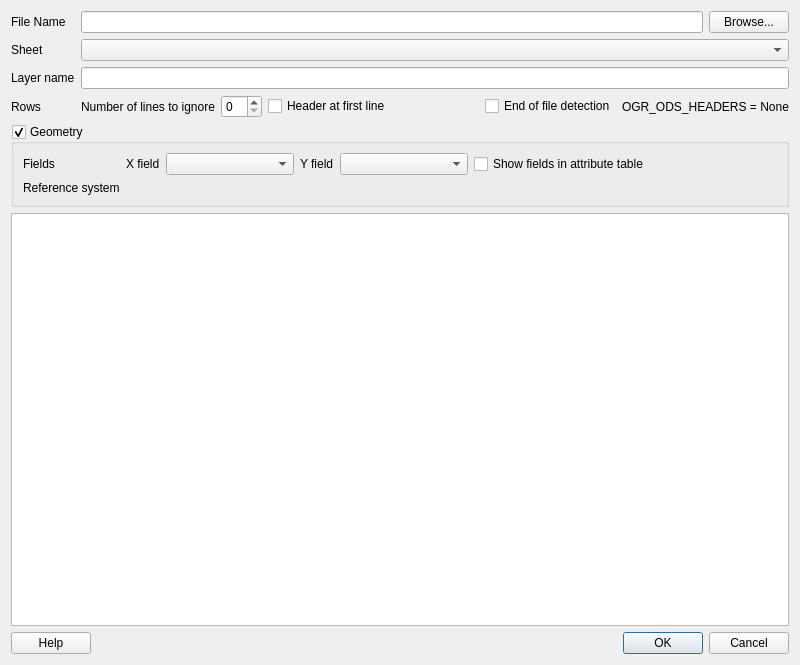
<?xml version="1.0" encoding="UTF-8"?>
<ui version="4.0">
 <class>SpreadsheetLayersDialog</class>
 <widget class="QDialog" name="SpreadsheetLayersDialog">
  <property name="geometry">
   <rect>
    <x>0</x>
    <y>0</y>
    <width>800</width>
    <height>665</height>
   </rect>
  </property>
  <property name="windowTitle">
   <string>Create a Layer from a Spreadsheet File</string>
  </property>
  <layout class="QVBoxLayout" name="verticalLayout_7">
   <item>
    <layout class="QFormLayout" name="formLayout">
     <property name="fieldGrowthPolicy">
      <enum>QFormLayout::AllNonFixedFieldsGrow</enum>
     </property>
     <item row="0" column="0">
      <widget class="QLabel" name="filePathLabel">
       <property name="sizePolicy">
        <sizepolicy hsizetype="Minimum" vsizetype="Minimum">
         <horstretch>0</horstretch>
         <verstretch>0</verstretch>
        </sizepolicy>
       </property>
       <property name="text">
        <string>File Name</string>
       </property>
       <property name="indent">
        <number>0</number>
       </property>
      </widget>
     </item>
     <item row="0" column="1">
      <layout class="QHBoxLayout" name="filePathLayout">
       <property name="topMargin">
        <number>0</number>
       </property>
       <item>
        <widget class="QLineEdit" name="filePathEdit">
         <property name="toolTip">
          <string/>
         </property>
         <property name="whatsThis">
          <string/>
         </property>
         <property name="readOnly">
          <bool>false</bool>
         </property>
        </widget>
       </item>
       <item>
        <widget class="QPushButton" name="filePathButton">
         <property name="enabled">
          <bool>true</bool>
         </property>
         <property name="maximumSize">
          <size>
           <width>16777215</width>
           <height>16777215</height>
          </size>
         </property>
         <property name="toolTip">
          <string/>
         </property>
         <property name="whatsThis">
          <string/>
         </property>
         <property name="text">
          <string>Browse...</string>
         </property>
         <property name="flat">
          <bool>false</bool>
         </property>
        </widget>
       </item>
      </layout>
     </item>
     <item row="1" column="0">
      <widget class="QLabel" name="sheetLabel">
       <property name="sizePolicy">
        <sizepolicy hsizetype="Minimum" vsizetype="Preferred">
         <horstretch>0</horstretch>
         <verstretch>0</verstretch>
        </sizepolicy>
       </property>
       <property name="text">
        <string>Sheet</string>
       </property>
      </widget>
     </item>
     <item row="1" column="1">
      <widget class="QComboBox" name="sheetBox">
       <property name="sizePolicy">
        <sizepolicy hsizetype="Expanding" vsizetype="Fixed">
         <horstretch>0</horstretch>
         <verstretch>0</verstretch>
        </sizepolicy>
       </property>
      </widget>
     </item>
     <item row="2" column="0">
      <widget class="QLabel" name="layerNameLabel">
       <property name="sizePolicy">
        <sizepolicy hsizetype="Minimum" vsizetype="Preferred">
         <horstretch>0</horstretch>
         <verstretch>0</verstretch>
        </sizepolicy>
       </property>
       <property name="text">
        <string>Layer name</string>
       </property>
      </widget>
     </item>
     <item row="2" column="1">
      <layout class="QHBoxLayout" name="layerNameLayout">
       <property name="topMargin">
        <number>0</number>
       </property>
       <item>
        <widget class="QLineEdit" name="layerNameEdit">
         <property name="sizePolicy">
          <sizepolicy hsizetype="Expanding" vsizetype="Fixed">
           <horstretch>0</horstretch>
           <verstretch>0</verstretch>
          </sizepolicy>
         </property>
         <property name="toolTip">
          <string/>
         </property>
         <property name="whatsThis">
          <string/>
         </property>
        </widget>
       </item>
      </layout>
     </item>
     <item row="3" column="0">
      <widget class="QLabel" name="rowsLabel">
       <property name="text">
        <string>Rows</string>
       </property>
      </widget>
     </item>
     <item row="3" column="1">
      <layout class="QHBoxLayout" name="rowsLayout">
       <item>
        <widget class="QLabel" name="offsetLabel">
         <property name="text">
          <string>Number of lines to ignore</string>
         </property>
        </widget>
       </item>
       <item>
        <widget class="QSpinBox" name="linesToIgnoreBox"/>
       </item>
       <item>
        <widget class="QCheckBox" name="headerBox">
         <property name="text">
          <string>Header at first line</string>
         </property>
        </widget>
       </item>
       <item>
        <spacer name="horizontalSpacer">
         <property name="orientation">
          <enum>Qt::Horizontal</enum>
         </property>
         <property name="sizeHint" stdset="0">
          <size>
           <width>40</width>
           <height>20</height>
          </size>
         </property>
        </spacer>
       </item>
       <item>
        <widget class="QCheckBox" name="eofDetectionBox">
         <property name="text">
          <string>End of file detection</string>
         </property>
        </widget>
       </item>
       <item>
        <widget class="QLabel" name="ogrHeadersLabel">
         <property name="text">
          <string>OGR_ODS_HEADERS = None</string>
         </property>
        </widget>
       </item>
      </layout>
     </item>
    </layout>
   </item>
   <item>
    <widget class="QGroupBox" name="geometryBox">
     <property name="title">
      <string>Geometry</string>
     </property>
     <property name="checkable">
      <bool>true</bool>
     </property>
     <property name="checked">
      <bool>true</bool>
     </property>
     <layout class="QFormLayout" name="formLayout_2">
      <item row="0" column="0">
       <widget class="QLabel" name="fieldsLabel">
        <property name="enabled">
         <bool>true</bool>
        </property>
        <property name="text">
         <string>Fields</string>
        </property>
       </widget>
      </item>
      <item row="1" column="0">
       <widget class="QLabel" name="crsLabel">
        <property name="enabled">
         <bool>true</bool>
        </property>
        <property name="sizePolicy">
         <sizepolicy hsizetype="Preferred" vsizetype="Preferred">
          <horstretch>0</horstretch>
          <verstretch>0</verstretch>
         </sizepolicy>
        </property>
        <property name="text">
         <string>Reference system</string>
        </property>
       </widget>
      </item>
      <item row="0" column="1">
       <layout class="QHBoxLayout" name="fieldOptionsLayout">
        <item>
         <widget class="QLabel" name="xFieldLabel">
          <property name="enabled">
           <bool>true</bool>
          </property>
          <property name="text">
           <string>X field</string>
          </property>
         </widget>
        </item>
        <item>
         <widget class="QComboBox" name="xFieldBox">
          <property name="enabled">
           <bool>true</bool>
          </property>
          <property name="sizePolicy">
           <sizepolicy hsizetype="Expanding" vsizetype="Fixed">
            <horstretch>0</horstretch>
            <verstretch>0</verstretch>
           </sizepolicy>
          </property>
          <property name="minimumSize">
           <size>
            <width>120</width>
            <height>0</height>
           </size>
          </property>
          <property name="toolTip">
           <string/>
          </property>
          <property name="statusTip">
           <string/>
          </property>
          <property name="whatsThis">
           <string/>
          </property>
          <property name="editable">
           <bool>false</bool>
          </property>
         </widget>
        </item>
        <item>
         <widget class="QLabel" name="yFieldLabel">
          <property name="enabled">
           <bool>true</bool>
          </property>
          <property name="text">
           <string>Y field</string>
          </property>
         </widget>
        </item>
        <item>
         <widget class="QComboBox" name="yFieldBox">
          <property name="enabled">
           <bool>true</bool>
          </property>
          <property name="sizePolicy">
           <sizepolicy hsizetype="Expanding" vsizetype="Fixed">
            <horstretch>0</horstretch>
            <verstretch>0</verstretch>
           </sizepolicy>
          </property>
          <property name="minimumSize">
           <size>
            <width>120</width>
            <height>0</height>
           </size>
          </property>
          <property name="toolTip">
           <string/>
          </property>
          <property name="statusTip">
           <string/>
          </property>
          <property name="whatsThis">
           <string/>
          </property>
          <property name="editable">
           <bool>false</bool>
          </property>
         </widget>
        </item>
        <item>
         <widget class="QCheckBox" name="showGeometryFieldsBox">
          <property name="text">
           <string>Show fields in attribute table</string>
          </property>
         </widget>
        </item>
        <item>
         <spacer name="fieldOptionsSpacer">
          <property name="orientation">
           <enum>Qt::Horizontal</enum>
          </property>
          <property name="sizeHint" stdset="0">
           <size>
            <width>0</width>
            <height>0</height>
           </size>
          </property>
         </spacer>
        </item>
       </layout>
      </item>
      <item row="1" column="1">
       <layout class="QHBoxLayout" name="crsLayout">
        <item>
         <widget class="QgsProjectionSelectionWidget" name="crsWidget"/>
        </item>
       </layout>
      </item>
     </layout>
    </widget>
   </item>
   <item>
    <widget class="QTableView" name="sampleView">
     <property name="selectionMode">
      <enum>QAbstractItemView::NoSelection</enum>
     </property>
     <property name="selectionBehavior">
      <enum>QAbstractItemView::SelectRows</enum>
     </property>
    </widget>
   </item>
   <item>
    <layout class="QHBoxLayout" name="horizontalLayout_3">
     <item>
      <widget class="QPushButton" name="helpButton">
       <property name="text">
        <string>Help</string>
       </property>
      </widget>
     </item>
     <item>
      <widget class="QDialogButtonBox" name="buttonBox">
       <property name="orientation">
        <enum>Qt::Horizontal</enum>
       </property>
       <property name="standardButtons">
        <set>QDialogButtonBox::Cancel|QDialogButtonBox::Ok</set>
       </property>
      </widget>
     </item>
    </layout>
   </item>
  </layout>
 </widget>
 <tabstops>
  <tabstop>filePathEdit</tabstop>
  <tabstop>filePathButton</tabstop>
  <tabstop>sheetBox</tabstop>
  <tabstop>layerNameEdit</tabstop>
  <tabstop>linesToIgnoreBox</tabstop>
  <tabstop>headerBox</tabstop>
  <tabstop>eofDetectionBox</tabstop>
  <tabstop>geometryBox</tabstop>
  <tabstop>xFieldBox</tabstop>
  <tabstop>yFieldBox</tabstop>
  <tabstop>showGeometryFieldsBox</tabstop>
  <tabstop>sampleView</tabstop>
  <tabstop>helpButton</tabstop>
  <tabstop>buttonBox</tabstop>
 </tabstops>
 <customwidgets>
  <customwidget>
   <class>QgsProjectionSelectionWidget</class>
   <extends>QWidget</extends>
   <header>qgis.gui</header>
  </customwidget>
 </customwidgets>
 <resources/>
 <connections>
  <connection>
   <sender>buttonBox</sender>
   <signal>accepted()</signal>
   <receiver>SpreadsheetLayersDialog</receiver>
   <slot>accept()</slot>
   <hints>
    <hint type="sourcelabel">
     <x>771</x>
     <y>409</y>
    </hint>
    <hint type="destinationlabel">
     <x>707</x>
     <y>304</y>
    </hint>
   </hints>
  </connection>
  <connection>
   <sender>buttonBox</sender>
   <signal>rejected()</signal>
   <receiver>SpreadsheetLayersDialog</receiver>
   <slot>reject()</slot>
   <hints>
    <hint type="sourcelabel">
     <x>648</x>
     <y>410</y>
    </hint>
    <hint type="destinationlabel">
     <x>578</x>
     <y>302</y>
    </hint>
   </hints>
  </connection>
 </connections>
</ui>
